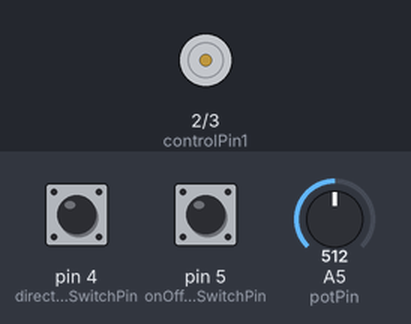
A sketch run on a simulated Arduino Uno, built with avr-gcc and run on an emulated ATmega328P. On the bench: motor-driver pin pairs drawn as motors (green arrow = first pin HIGH = forward, orange = second pin HIGH = backward, longer = more drive, scaled by the enable pin). Inputs (shaded band) come from the test bench; at power-on: pin 4 (directionSwitchPin) LOW, pin 5 (onOffSwitchStateSwitchPin) LOW, A5 (potPin) = 512.

Above: at 1.2 s.
1.3 s: pin 4 (directionSwitchPin) pulled HIGH for 0.15 s
2.9 s: pin 5 (onOffSwitchStateSwitchPin) pulled HIGH for 0.15 s
At 3.5 s:
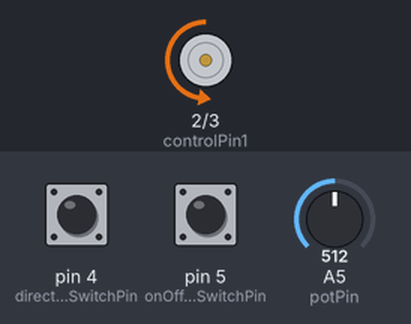
4.5 s: A5 (potPin) set to 716
At 5.7 s:
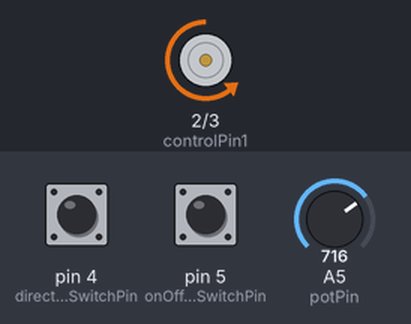
6.0 s: A5 (potPin) set to 900
At 7.0 s:
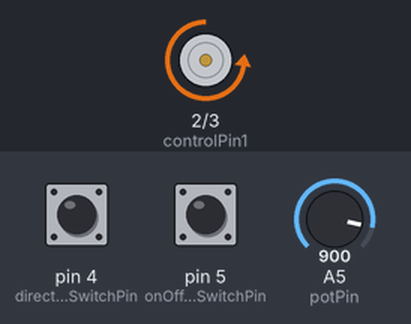
7.5 s: pin 4 (directionSwitchPin) pulled HIGH for 1 s
At 8.2 s:
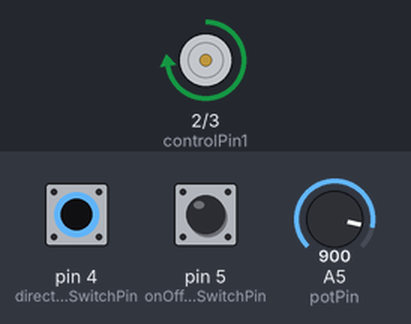
10.0 s: A5 (potPin) set to 511
At 11.3 s:
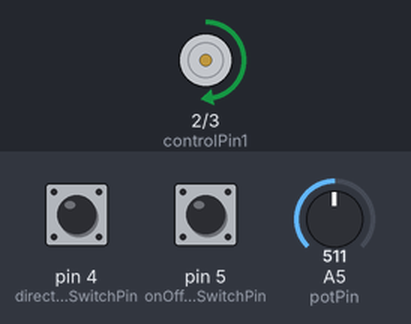
Timing chart, 0 to 12.5 s (numbered marks = the images above; inputs shaded):
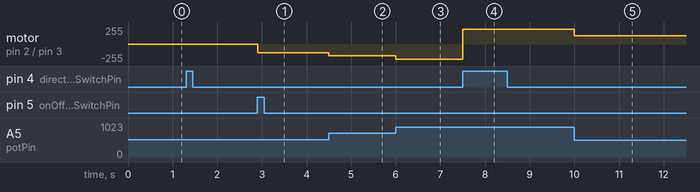

Measured:
- after the input at 2.9 s, motor on pin 2 (controlPin1) / pin 3 (controlPin2): stopped → backward 128/255 at once
- after the input at 4.5 s, motor on pin 2 (controlPin1) / pin 3 (controlPin2): backward 128/255 → backward 179/255 at once
- after the input at 6.0 s, motor on pin 2 (controlPin1) / pin 3 (controlPin2): backward 179/255 → backward 225/255 at once
- after the input at 7.5 s, motor on pin 2 (controlPin1) / pin 3 (controlPin2): backward 225/255 → forward 225/255 at once
- after the input at 10.0 s, motor on pin 2 (controlPin1) / pin 3 (controlPin2): forward 225/255 → forward 127/255 at once

The sketch:

project_10.ino
```cpp
// controlPin1 and controlPin2 carry the logic (direction) applied to the H-Bridge
const int controlPin1 = 2;
const int controlPin2 = 3;
// enablePin is attached to the EN pin
const int enablePin = 9;
// directionSwitchPin and onOffSwitchStateSwitchPin carry the values of the button switches
const int directionSwitchPin = 4;
const int onOffSwitchStateSwitchPin = 5;
// potPin is analogue, delivering continuous values from the potentiometer
const int potPin = A5;

int onOffSwitchState = 0;
int previousOnOffSwitchState = 0;
int directionSwitchState = 0;
int previousDirectionSwitchState = 0;
int motorEnabled = 0;
int motorSpeed = 0;
int motorDirection = 1;

void setup() {
    pinMode(directionSwitchPin, INPUT);
    pinMode(onOffSwitchStateSwitchPin, INPUT);
    pinMode(controlPin1, OUTPUT);
    pinMode(controlPin2, OUTPUT);
    pinMode(enablePin, OUTPUT);

    // the motor initializes at OFF
    digitalWrite(enablePin, LOW);
}

void loop() {
    onOffSwitchState = digitalRead(onOffSwitchStateSwitchPin);
    delay(1);
    directionSwitchState = digitalRead(directionSwitchPin);
    motorSpeed = analogRead(potPin) / 4;

    // allows the motor to spin without holding the button continuously
    if (onOffSwitchState != previousOnOffSwitchState) {
        if (onOffSwitchState == HIGH) {
            motorEnabled = !motorEnabled;
        }
    }

    // analogous to onOffSwitchState handling
    if (directionSwitchState != previousDirectionSwitchState) {
        if (directionSwitchState == HIGH) {
            motorDirection = !motorDirection;
        }
    }

    if (motorDirection == 1) {
        // direction 1: turn left
        digitalWrite(controlPin1, HIGH);
        digitalWrite(controlPin2, LOW);
    } else {
        // direction 0: turn right
        digitalWrite(controlPin1, LOW);
        digitalWrite(controlPin2, HIGH);
    }

    if (motorEnabled == 1) {
        // set EN to motorSpeed as indicated by the potentiometer
        analogWrite(enablePin, motorSpeed);
    } else {
        // motor off: set EN to LOW
        analogWrite(enablePin, 0);
    }

    // keep track of previous states for edge detection
    previousDirectionSwitchState = directionSwitchState;
    previousOnOffSwitchState = onOffSwitchState;
}
```
